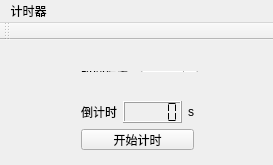
<?xml version="1.0" encoding="UTF-8"?>
<ui version="4.0">
 <class>MainWindow</class>
 <widget class="QMainWindow" name="MainWindow">
  <property name="geometry">
   <rect>
    <x>0</x>
    <y>0</y>
    <width>273</width>
    <height>165</height>
   </rect>
  </property>
  <property name="windowTitle">
   <string>泡面计时器</string>
  </property>
  <property name="windowIcon">
   <iconset>
    <normaloff>icon2.ico</normaloff>icon2.ico</iconset>
  </property>
  <widget class="QWidget" name="centralWidget">
   <widget class="QWidget" name="layoutWidget">
    <property name="geometry">
     <rect>
      <x>70</x>
      <y>20</y>
      <width>139</width>
      <height>23</height>
     </rect>
    </property>
    <layout class="QHBoxLayout" name="horizontalLayout">
     <item>
      <widget class="QLabel" name="label">
       <property name="text">
        <string>时间设置</string>
       </property>
      </widget>
     </item>
     <item>
      <widget class="QTimeEdit" name="timeEdit">
       <property name="displayFormat">
        <string>mm:ss</string>
       </property>
       <property name="time">
        <time>
         <hour>0</hour>
         <minute>5</minute>
         <second>0</second>
        </time>
       </property>
      </widget>
     </item>
    </layout>
   </widget>
   <widget class="QWidget" name="layoutWidget">
    <property name="geometry">
     <rect>
      <x>70</x>
      <y>50</y>
      <width>135</width>
      <height>71</height>
     </rect>
    </property>
    <layout class="QVBoxLayout" name="verticalLayout">
     <item>
      <layout class="QHBoxLayout" name="horizontalLayout_2">
       <item>
        <widget class="QLabel" name="label_2">
         <property name="text">
          <string>倒计时</string>
         </property>
        </widget>
       </item>
       <item>
        <widget class="QLCDNumber" name="lcd">
         <property name="font">
          <font>
           <weight>50</weight>
           <bold>false</bold>
          </font>
         </property>
         <property name="digitCount">
          <number>5</number>
         </property>
         <property name="segmentStyle">
          <enum>QLCDNumber::Flat</enum>
         </property>
         <property name="value" stdset="0">
          <double>0.000000000000000</double>
         </property>
         <property name="intValue" stdset="0">
          <number>0</number>
         </property>
        </widget>
       </item>
       <item>
        <widget class="QLabel" name="label_3">
         <property name="text">
          <string>s</string>
         </property>
        </widget>
       </item>
      </layout>
     </item>
     <item>
      <widget class="QPushButton" name="pushButton">
       <property name="text">
        <string>开始计时</string>
       </property>
      </widget>
     </item>
    </layout>
   </widget>
  </widget>
  <widget class="QMenuBar" name="menuBar">
   <property name="geometry">
    <rect>
     <x>0</x>
     <y>0</y>
     <width>273</width>
     <height>26</height>
    </rect>
   </property>
   <widget class="QMenu" name="menu">
    <property name="title">
     <string>计时器</string>
    </property>
   </widget>
   <addaction name="menu"/>
  </widget>
  <widget class="QToolBar" name="mainToolBar">
   <attribute name="toolBarArea">
    <enum>TopToolBarArea</enum>
   </attribute>
   <attribute name="toolBarBreak">
    <bool>false</bool>
   </attribute>
  </widget>
 </widget>
 <layoutdefault spacing="6" margin="11"/>
 <resources/>
 <connections/>
</ui>
